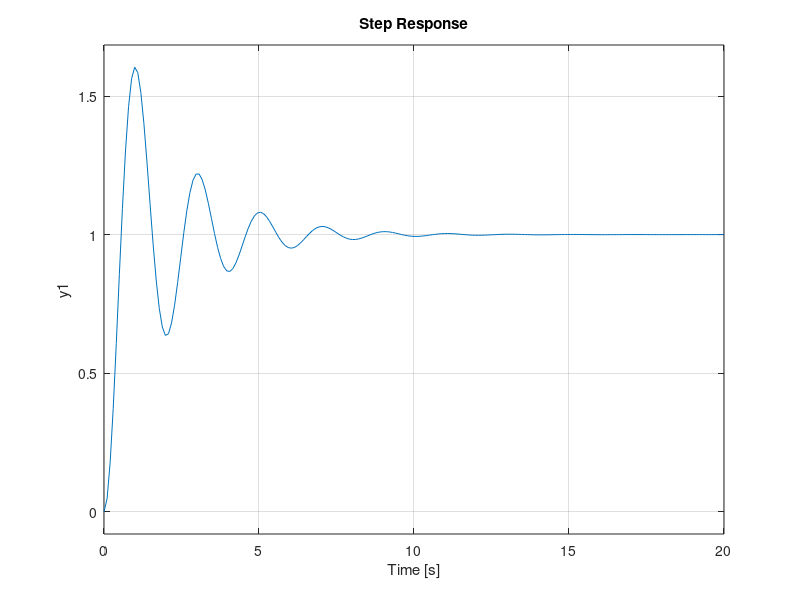

Source code (MATLAB): (Note: this script raises an error after producing the figure.)
clc;
clear;
close all;

s=tf('s');
gp = 10/(s^2+s);
figure(1)
step(feedback(gp,1))
stepinfo(feedback(gp,1))
figure(2)
bode(gp)
margin(gp)
[m_r,w_r] = getPeakGain(feedback(gp,1))

gc = (1+0.385*s)/(1 + 0.162*s);
gt = gp*gc;
figure(3)
step(feedback(gt,1))
stepinfo(feedback(gt,1))
figure(4)
bode(gt)
margin(gt)
[m_r_cont,w_r_cont] = getPeakGain(feedback(gt,1))
